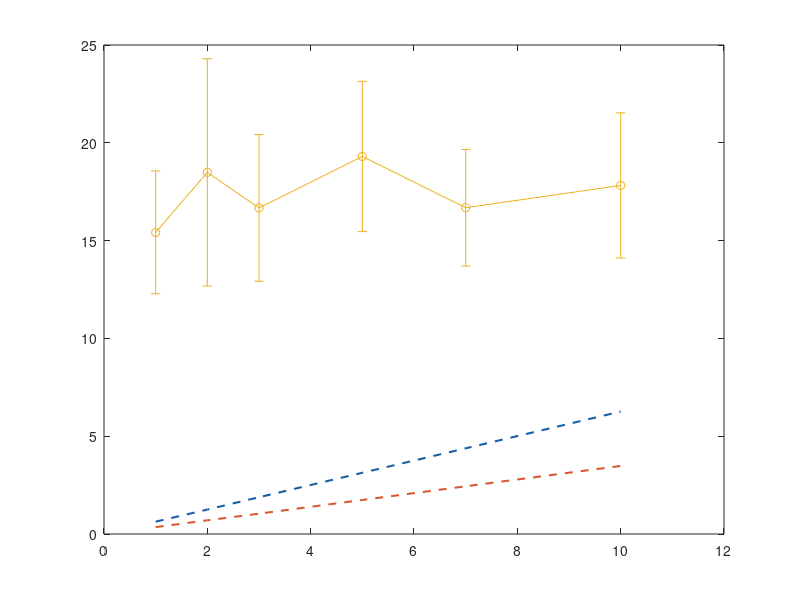

Recreate this plot in MATLAB. (Note: this script raises an error after producing the figure.)
%% Line+sd graphs
% Data
theta0 = [1,2,3,5,7,10];

%model
lqr_model = [0.63, 1.25, 1.88, 3.13, 4.38, 6.26];
pid_model = [0.35, 0.70, 1.04, 1.74, 2.44, 3.48];

%real results(avr+sd)
lqr_mean = [15.42, 18.49, 16.67, 19.3, 16.68, 17.82];
lqr_sd = [3.14, 5.81, 3.75, 3.84, 2.98, 3.71]; 
pid_mean = [1.47, 2.03, 1.74, 2.02, 1.50, 1.88];
pid_sd = [0.50, 0.58, 0.83, 0.93, 0.39, 0.76];

%graphs
figure;
plot(theta0, lqr_model, '--', 'Color', [0.09 0.37 0.65], 'LineWidth', 1.5);
hold on;
plot(theta0, pid_model, '--', 'Color', [0.85 0.35 0.19], 'LineWidth', 1.5);

errorbar(theta0, lqr_mean, lqr_sd, '-o', 'Color', [0.09 0.37 0.65], 'LineWidth', 1.5, 'MarkerFaceColor',[0.09 0.37 0.65]);
hold on;
errorbar(theta0, pid_mean, pid_sd, '-o', 'Color', [0.85 0.35 0.19], 'LineWidth', 1.5, 'MarkerFaceColor',[0.85 0.35 0.19]);

% axes and labels
xlabel('\theta_0 (deg)');
ylabel('max|x|(cm)');
title('MODEL vs REALITY: max|x| ');
legend('LQR-Model', 'PID-Model','LQR-Reality', 'PID-Reality', 'Location', 'best');
grid on;
box off;
